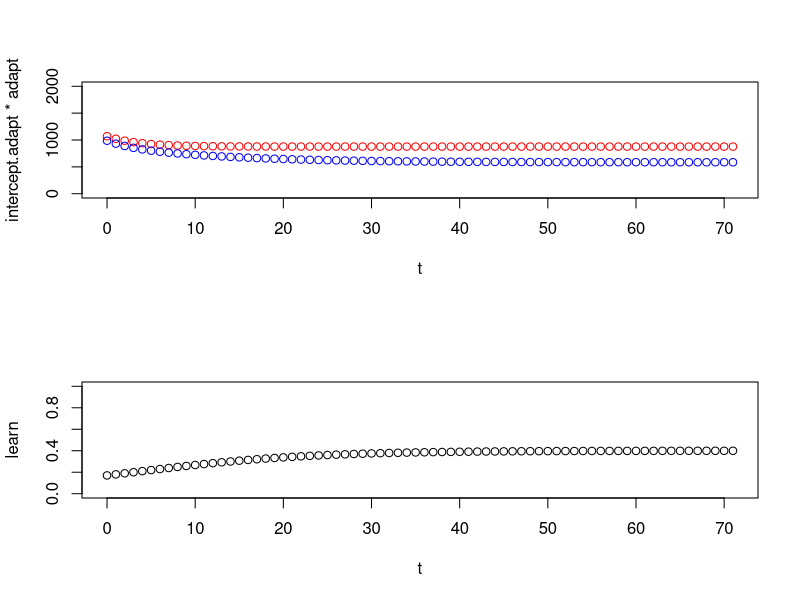

This chart was generated by the following R code:
intercept.adapt <- 1070
intercept.learn <- 1189

beta.adapt <- 0.18
rate.adapt <- 0.28

beta.learn <- 0.4
rate.learn <- .1
midpoint.learn <- 3

# plot the two curves ####
layout(1:2)
t <- 0:71
adapt <- (1 + beta.adapt * (exp(-rate.adapt * t) - 1))
learn <- (beta.learn / (1 + exp(-rate.learn * (t - midpoint.learn)))) # - (beta.learn / (1 + exp(-rate.learn * -midpoint.learn))) 
plot(t, intercept.adapt*adapt, col="red", ylim=c(0,2000))
points(t, intercept.learn * adapt * (1 - learn), col="blue")

plot(t, learn, ylim=c(0,1))
